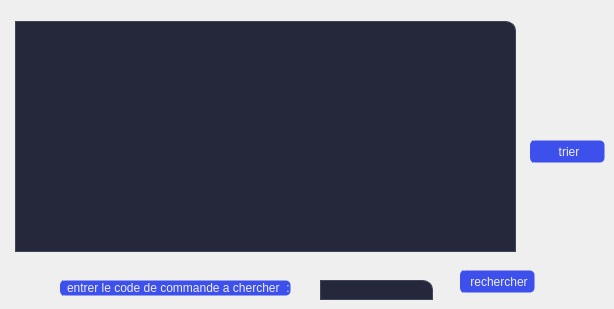
        <widget class="QWidget" name="tab_2">
         <attribute name="title">
          <string>afficher</string>
         </attribute>
         <widget class="QTableView" name="tabcommande">
          <property name="geometry">
           <rect>
            <x>15</x>
            <y>21</y>
            <width>501</width>
            <height>231</height>
           </rect>
          </property>
          <property name="styleSheet">
           <string notr="true">QTableView{
background-color:#25283b;

border:1px solid rgb(61, 70, 86);
color:rgb(255, 255, 255);
border:1px solid rgb(61, 70, 86);
border-top-right-radius:10px;
border-down-right-radius:10px;
}
QTableView:focus{
border: 1px solid rgb(180, 180, 180);
}</string>
          </property>
         </widget>
         <widget class="QLineEdit" name="lineEdit_22_rechercher_avec_code_commande">
          <property name="geometry">
           <rect>
            <x>320</x>
            <y>280</y>
            <width>113</width>
            <height>20</height>
           </rect>
          </property>
          <property name="styleSheet">
           <string notr="true">QLineEdit{
background-color:#25283b;

border:1px solid rgb(61, 70, 86);
color:rgb(255, 255, 255);
padding-left:16px;
border:1px solid rgb(61, 70, 86);
border-top-right-radius:10px;
border-down-right-radius:10px;
}
QLineEdit:focus{
border: 1px solid rgb(180, 180, 180);
}</string>
          </property>
         </widget>
         <widget class="QLabel" name="label_42">
          <property name="geometry">
           <rect>
            <x>60</x>
            <y>280</y>
            <width>231</width>
            <height>16</height>
           </rect>
          </property>
          <property name="styleSheet">
           <string notr="true">QLabel {
background-image: url(C:/Users/HP/Documents/Health-application/icons/16x16/cil-folder-open.png);
	background-position: left center;

    background-repeat: no-repeat;

	border: 1px solid transparent;
color:rgb(238, 238, 238);
	border-radius: 5px;	
	background-color:#3d50eb;
border-left:4px solid #3d50eb;

}
QLabel:hover {
color:rgb(255, 255, 255);
		background-color: rgb(63, 84, 244);
}
QLabel:pressed {	
	border: 2px solid rgb(55, 74, 214) ;
}</string>
          </property>
          <property name="text">
           <string>entrer le code de commande a chercher  :</string>
          </property>
         </widget>
         <widget class="QPushButton" name="trier_commande">
          <property name="geometry">
           <rect>
            <x>530</x>
            <y>140</y>
            <width>75</width>
            <height>23</height>
           </rect>
          </property>
          <property name="styleSheet">
           <string notr="true">QPushButton {
background-image: url(C:/Users/HP/Documents/Health-application/icons/16x16/cil-folder-open.png);
	background-position: left center;

    background-repeat: no-repeat;

	border: 1px solid transparent;
color:rgb(238, 238, 238);
	border-radius: 5px;	
	background-color:#3d50eb;
border-left:4px solid #3d50eb;

}
QPushButton:hover {
color:rgb(255, 255, 255);
		background-color: rgb(63, 84, 244);
}
QPushButton:pressed {	
	border: 2px solid rgb(55, 74, 214) ;
}</string>
          </property>
          <property name="text">
           <string>trier</string>
          </property>
         </widget>
         <widget class="QPushButton" name="rechercher_commande">
          <property name="geometry">
           <rect>
            <x>460</x>
            <y>270</y>
            <width>75</width>
            <height>23</height>
           </rect>
          </property>
          <property name="styleSheet">
           <string notr="true">QPushButton {
background-image: url(C:/Users/HP/Documents/Health-application/icons/16x16/cil-folder-open.png);
	background-position: left center;

    background-repeat: no-repeat;

	border: 1px solid transparent;
color:rgb(238, 238, 238);
	border-radius: 5px;	
	background-color:#3d50eb;
border-left:4px solid #3d50eb;

}
QPushButton:hover {
color:rgb(255, 255, 255);
		background-color: rgb(63, 84, 244);
}
QPushButton:pressed {	
	border: 2px solid rgb(55, 74, 214) ;
}</string>
          </property>
          <property name="text">
           <string>rechercher</string>
          </property>
         </widget>
        </widget>
